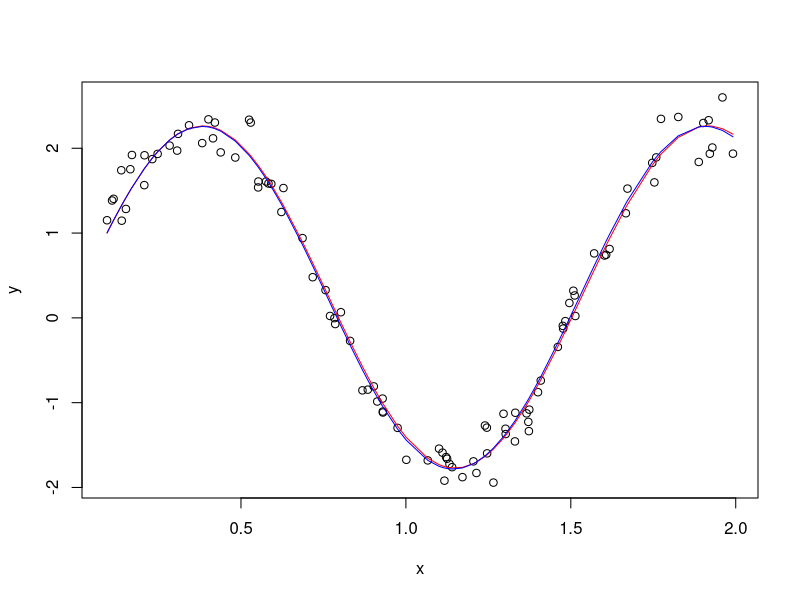

This chart was generated by the following R code: (Note: this script raises an error after producing the figure.)
#Task 1
#
#Сгенерировать выборку из N=100 4-х мерных векторов из нормального закона распределения с ненулевым вектором
#математического ожидания и недиагональной ковариационной матрицей. Ковариационная матрица должна генерироваться
#случайно перед генерацией выборки и должна удовлетворять всем свойствам ковариационной матрицы.
#
#Затем, считая первые компоненты элементов сгенерированной выборки зависимыми переменными, а остальные компоненты
#-- независимыми в модели линейной регрессии, найти оценки коэффициентов регрессии и дисперсии случайных ошибок. 
#Проверить остатки модели на нормальность.
#
#Найти истинные значения коэффициентов регрессии (см. доп. файл) и сравнить их с полученными оценками.


library(MASS)

size <- 100
n <- 4

#https://stats.stackexchange.com/questions/215497/how-to-create-an-arbitrary-covariance-matrix
p <- qr.Q(qr(matrix(rnorm(n^2), n)))
Sigma <- crossprod(p, p*(4:1))

Sigma
det(Sigma)

Mu <- c(1, 2, 3, 4)

sample.data <- mvrnorm(n = size, mu = Mu, Sigma = Sigma, empirical = FALSE)
colnames(sample.data) <- c('Y', 'X1', 'X2', 'X3')
sample.data.frame <- data.frame(sample.data)

lm <- lm(Y~X1+X2+X3, data=sample.data.frame)
summary(lm)

shapiro.test(sample.data.frame$X1)
shapiro.test(sample.data.frame$X2)
shapiro.test(sample.data.frame$X3)

#истинные значения
m1 <- Mu[1]
m2 <- matrix(Mu[2:4], 3, 1)
Sigma12 <- Sigma[1, c(2:4)]
Sigma22 <- Sigma[c(2:4), c(2:4)]

sample.coefficients <- Sigma12 %*% solve(Sigma22)
sample.intercept <- m1 - Sigma12 %*% solve(Sigma22) %*% m2

summary(lm)
sample.intercept
sample.coefficients

#Task 2
#
#Из файла Lab2Task2Var[16].scv загрузить данные. Данные содержат как значения зависимых переменных, 
#так и независимых. Вид зависимости известен и задан в таблице. Однако кроме коэффициентов регрессии неизвестен 
#и коэффициент α. Предложите метод оценивания всех неизвестных коэффициентов с использованием функции lm, и оцените их. 
#Приведите графическую иллюстрацию полученных результатов (график рассеяния с полученной линией регрессии). Воспользуйтесь
#функцией nlm, сравните полученные результаты.

sample.df <- read.csv(file="data/Lab3Task2Var16.csv")
sample.df

# lm

lm.result <- function(alpha, sample) {
  df <- sample
  df$x <- sin(alpha * df$x)
  return( lm(y ~ x, data = df) )
}

lm.cor <- function(alpha, b0, b1, sample) {
  test <- b0 + b1*sin(alpha*sample$x)
  return( cor(test, sample$y) )
}


alpha <- 3.5
step <- 0.1
max.cor <- 0
alpha.best <- alpha

for (i in 1:20) {
  res <- lm.result(alpha, sample.df)  
  cor <- lm.cor(alpha, res$coefficients[1], res$coefficients[2], sample.df)
  
  if (cor > max.cor) {
    params.best <- res
    alpha.best <- alpha
    max.cor <- cor
  }
  
  alpha <- alpha + step
}

result.lm <- params.best$coefficients[1] + params.best$coefficients[2]*sin(alpha.best*sample.df$x)
alpha.best
params.best
result.lm
# nlm
fn <- function(par,  x) {
  mean((x$y - par[1] - par[2]*sin(par[3]*x$x))^2)
}

result.nlm.params <- nlm(p = c(03, 0.5, 5), f = fn, x = sample.df)
result.nlm <- result.nlm.params$estimate[1] + result.nlm.params$estimate[2]*sin(result.nlm.params$estimate[3]*sample.df$x)
result.nlm.params
plot(y~x, data = sample.df)
p.order = order(sample.df$x)

lines(sample.df$x[p.order], result.lm[p.order], col = 'red')
lines(sample.df$x[p.order], result.nlm[p.order], col = 'blue')


#Task 3
#
#Из файла Lab2Task3Var16.scv загрузить данные. Данные содержат как значения зависимых переменных, так и независимых в модели 
#множественной линейной регрессии. В случайно выбранные 10 значений y внести пропуски. По полностью наблюдаемым значениям оценки 
#коэффициентов регрессии, определить какие из них статистически значимые, а какие нет. Кроме этого провести "пошаговую оценку коэффициентов 
#регрессии" как с добавлением переменных, так и с удалением. Выберете на ваш взгляд наиболее адекватную модель (если модели получились
#различные) и спрогнозируйте те значения y, в которые были внесены пропуски, сравните с исходными значениями.

#install.packages("caret")
#install.packages("combinat")

library(caret)
sample.df <- read.csv(file="data/Lab3Task3Var16.csv")

sample.miss <- sample.df
miss.index <- sample(1:100, 10)
sample.miss$y[miss.index] <- NA
sample.omit <- na.omit(sample.df.miss)


sample.omit.lm <- lm(y ~.,data = sample.df.omit)
sample.omit.predict <- predict(sample.omit.lm, sample.df.omit)

varImp(sample.omit.lm, scale = TRUE)

imp.index = c(2, 4, 6, 9, 12)
sample.imp <- sample.omit[imp.index]
sample.imp.lm <- lm(y ~., data = sample.imp)
sample.imp.lm
sample.omit.lm
sample.imp.predict <- predict(sample.imp.lm, sample.imp)

sample.imp.cor <- cor(sample.imp.predict, sample.omit$y)
sample.imp.cor

library(combinat)

max.cor <- sample.imp.cor
best.cols <- imp.index
best.lm <- sample.imp.lm
cols.all <- c(3, 5, 7, 8, 10, 11)

for (i in 1:3) {
  #str(i)
  t <- combn(cols.all, i)
  #str(t)
  for (j in 1:ncol(t)) {
    used.cols <-t[,j]
    #str(used.cols)
    cols <- sort(c(imp.index, used.cols))
    #str(cols)
    df <- sample.omit[cols]
    lm <- lm(y ~.,data = df)
    predict <- predict(lm, df)
    cor <- cor(predict, df$y)
    #str(cor)
    if (cor > max.cor) {
      max.cor <- cor
      best.cols <- cols
      best.lm <- lm
    }
  }
}

colnames(sample.df)[best.cols]
max.cor
sample.imp.cor

missed <- sample.df[miss.index, ]

missed.predict <- predict(best.lm, missed)

cor(missed.predict, missed$y)

missed.predict
missed$y
